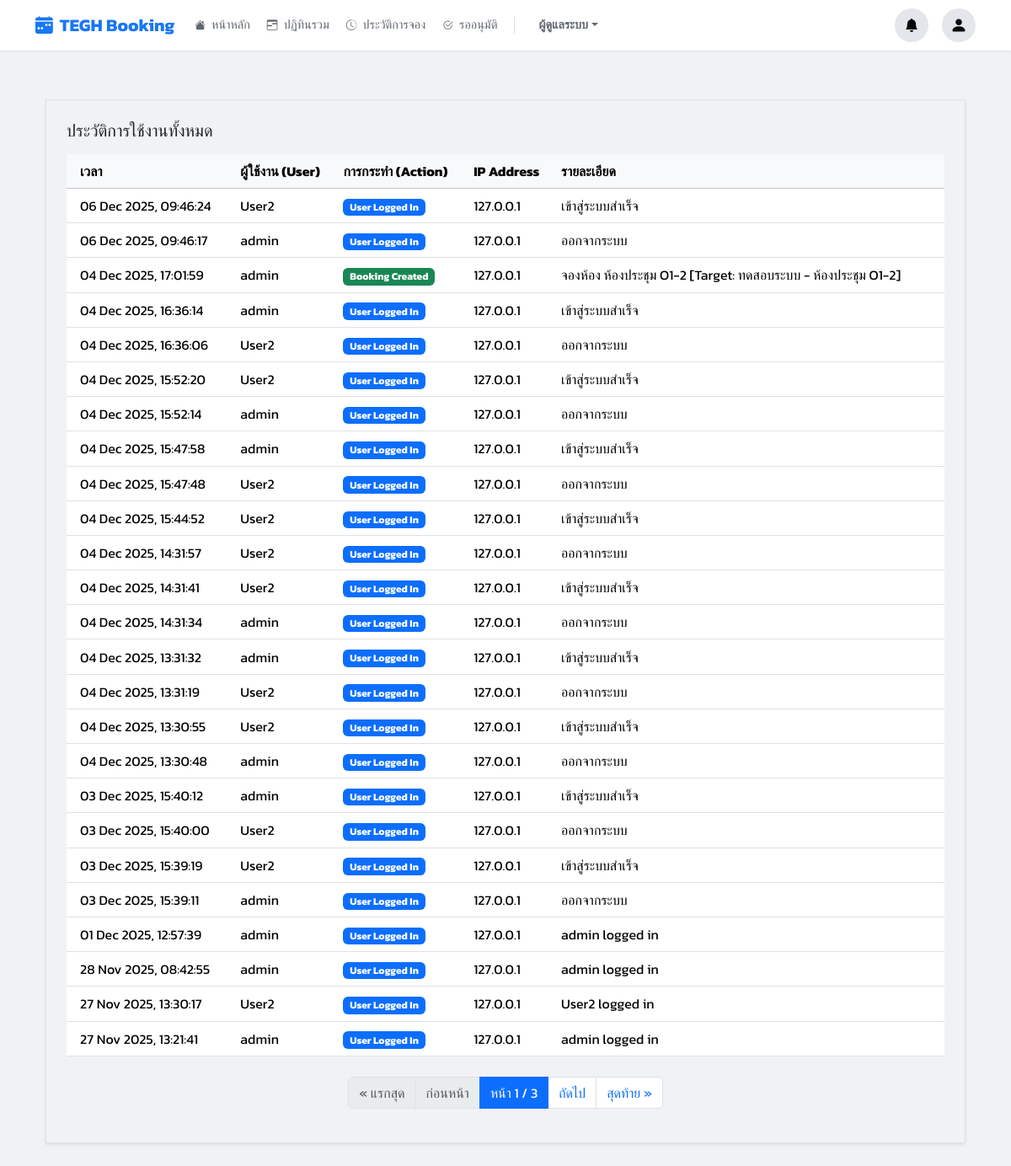
The app's page /audit-log/ (signed in), older data.
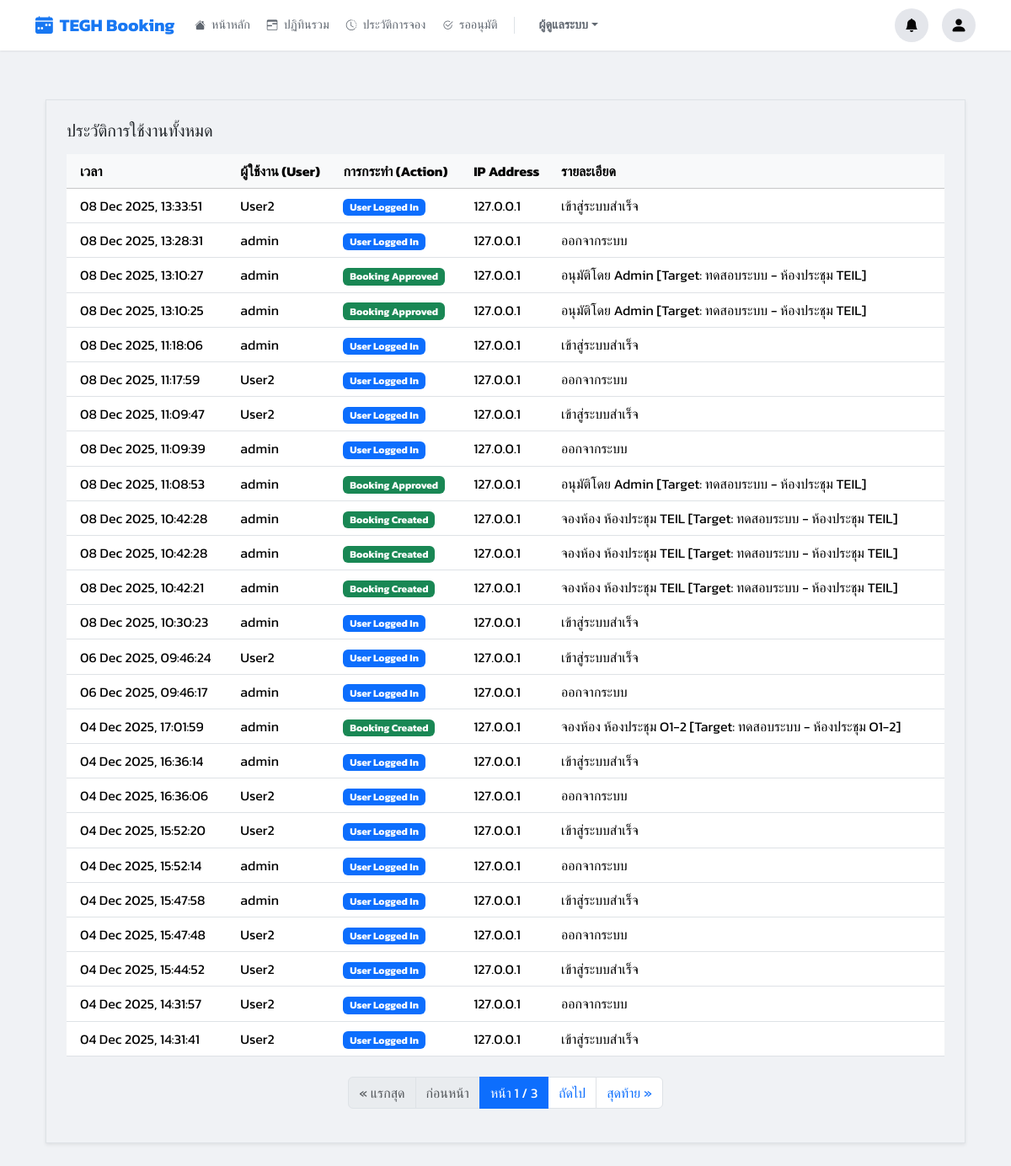
The same page, newer data.
### booking/models.py (models this page shows, shortened)
class AuditLog(models.Model):
    ACTION_CHOICES = [
        ('LOGIN', 'User Logged In'),
        ('BOOKING_CREATED', 'Booking Created'),
        ('BOOKING_EDITED', 'Booking Edited'),
        ('BOOKING_CANCELLED', 'Booking Cancelled'),
        ('BOOKING_APPROVED', 'Booking Approved'),
        ('BOOKING_REJECTED', 'Booking Rejected'),
        ('OUTLOOK_SYNC', 'Outlook Synced'),
    ]
    user = models.ForeignKey(User, on_delete=models.SET_NULL, null=True, blank=True)
    action = models.CharField(max_length=20, choices=ACTION_CHOICES)
    timestamp = models.DateTimeField(auto_now_add=True)
    details = models.TextField(blank=True, null=True)
    ip_address = models.GenericIPAddressField(null=True, blank=True)
    class Meta:
        ordering = ['-timestamp']

### booking/views.py (the view)
# urls.py: path('audit-log/', views.audit_log_view, name='audit_log'),
@login_required
def audit_log_view(request):
    logs = AuditLog.objects.all()
    paginator = Paginator(logs, 25)
    page_obj = paginator.get_page(request.GET.get('page'))
    return render(request, 'pages/audit_log.html', {**get_base_context(request), 'page_obj': page_obj})

### booking/views.py (called while the page is built)
def is_admin(user):
    return user.is_authenticated and (user.is_superuser or user.is_staff or user.groups.filter(name='Admin').exists())

def is_approver_or_admin(user):
    return user.is_authenticated and (user.is_superuser or user.is_staff or user.groups.filter(name__in=['Approver', 'Admin']).exists())

### templates/pages/audit_log.html (shortened to what this page needs)
{% extends 'base.html' %}
{% load static %}
{% block content %}
<div class="container-fluid py-4">
    <div class="content-card shadow-sm border p-3 p-md-4">
        <h5 class="mb-3">ประวัติการใช้งานทั้งหมด</h5>
        <div class="table-responsive">
            <table class="table table-hover mb-0 align-middle">
                <thead class="table-light">
                    <tr>
                        <th scope="col" class="ps-3">เวลา</th>
                        <th scope="col">ผู้ใช้งาน (User)</th>
                        <th scope="col">การกระทำ (Action)</th>
                        <th scope="col">IP Address</th>
                        <th scope="col">รายละเอียด</th>
                    </tr>
                </thead>
                <tbody>
                    {% for log in page_obj %}
                    <tr>
                        <td class="ps-3">{{ log.timestamp|date:"d M Y, H:i:s" }}</td>
                        <td>
                            {% if log.user %}
                                {{ log.user.username }}
                            {% else %}
                                <span class="text-muted small">(N/A)</span>
                            {% endif %}
                        </td>
                        <td>
                            <span class="badge
                                {% if log.action == 'LOGIN' %}bg-primary
                                {% elif log.action == 'BOOKING_CREATED' %}bg-success
                                {% elif log.action == 'BOOKING_EDITED' %}bg-info
                                {% elif log.action == 'BOOKING_APPROVED' %}bg-success
                                {% elif log.action == 'BOOKING_REJECTED' %}bg-warning text-dark
                                {% elif log.action == 'BOOKING_CANCELLED' %}bg-danger
                                {% else %}bg-secondary{% endif %}">
                                {{ log.get_action_display }}
                            </span>
                        </td>
                        <td>{{ log.ip_address|default:"-" }}</td>
                        <td>{{ log.details|default:"-" }}</td>
                    </tr>
                    {% endfor %}
                </tbody>
            </table>
        </div>
        {% if page_obj.has_other_pages %}
            <nav aria-label="Page navigation" class="mt-4">
                <ul class="pagination justify-content-center">
                    {% if page_obj.has_previous %}
                        <li class="page-item"><a class="page-link" href="?page=1">&laquo; แรกสุด</a></li>
                        <li class="page-item"><a class="page-link" href="?page={{ page_obj.previous_page_number }}">ก่อนหน้า</a></li>
                    {% else %}
                        <li class="page-item disabled"><span class="page-link">&laquo; แรกสุด</span></li>
                        <li class="page-item disabled"><span class="page-link">ก่อนหน้า</span></li>
                    {% endif %}
                    <li class="page-item active" aria-current="page">
                        <span class="page-link">หน้า {{ page_obj.number }} / {{ page_obj.paginator.num_pages }}</span>
                    </li>
                    {% if page_obj.has_next %}
                        <li class="page-item"><a class="page-link" href="?page={{ page_obj.next_page_number }}">ถัดไป</a></li>
                        <li class="page-item"><a class="page-link" href="?page={{ page_obj.paginator.num_pages }}">สุดท้าย &raquo;</a></li>
                    {% else %}
                        <li class="page-item disabled"><span class="page-link">ถัดไป</span></li>
                        <li class="page-item disabled"><span class="page-link">สุดท้าย &raquo;</span></li>
                    {% endif %}
                </ul>
            </nav>
        {% endif %}
    </div>
</div>
{% endblock %}

Row changes from the older to the newer data that the page shows:
no longer on this page (row unchanged): AuditLog: timestamp "04 Dec 2025, 14:31:34", user.username "admin", action "User Logged In", ip_address "127.0.0.1", details "ออกจากระบบ"
no longer on this page (row unchanged): AuditLog: timestamp "04 Dec 2025, 13:31:32", user.username "admin", action "User Logged In", ip_address "127.0.0.1", details "เข้าสู่ระบบสำเร็จ"
no longer on this page (row unchanged): AuditLog: timestamp "04 Dec 2025, 13:31:19", user.username "User2", action "User Logged In", ip_address "127.0.0.1", details "ออกจากระบบ"
no longer on this page (row unchanged): AuditLog: timestamp "04 Dec 2025, 13:30:55", user.username "User2", action "User Logged In", ip_address "127.0.0.1", details "เข้าสู่ระบบสำเร็จ"
no longer on this page (row unchanged): AuditLog: timestamp "04 Dec 2025, 13:30:48", user.username "admin", action "User Logged In", ip_address "127.0.0.1", details "ออกจากระบบ"
no longer on this page (row unchanged): AuditLog: timestamp "03 Dec 2025, 15:40:12", user.username "admin", action "User Logged In", ip_address "127.0.0.1", details "เข้าสู่ระบบสำเร็จ"
no longer on this page (row unchanged): AuditLog: timestamp "03 Dec 2025, 15:40:00", user.username "User2", action "User Logged In", ip_address "127.0.0.1", details "ออกจากระบบ"
no longer on this page (row unchanged): AuditLog: timestamp "03 Dec 2025, 15:39:19", user.username "User2", action "User Logged In", ip_address "127.0.0.1", details "เข้าสู่ระบบสำเร็จ"
no longer on this page (row unchanged): AuditLog: timestamp "03 Dec 2025, 15:39:11", user.username "admin", action "User Logged In", ip_address "127.0.0.1", details "ออกจากระบบ"
no longer on this page (row unchanged): AuditLog: timestamp "01 Dec 2025, 12:57:39", user.username "admin", action "User Logged In", ip_address "127.0.0.1", details "admin logged in"
no longer on this page (row unchanged): AuditLog: timestamp "28 Nov 2025, 08:42:55", user.username "admin", action "User Logged In", ip_address "127.0.0.1", details "admin logged in"
no longer on this page (row unchanged): AuditLog: timestamp "27 Nov 2025, 13:30:17", user.username "User2", action "User Logged In", ip_address "127.0.0.1", details "User2 logged in"
no longer on this page (row unchanged): AuditLog: timestamp "27 Nov 2025, 13:21:41", user.username "admin", action "User Logged In", ip_address "127.0.0.1", details "admin logged in"
added AuditLog: timestamp "08 Dec 2025, 13:33:51", user.username "User2", action "User Logged In", ip_address "127.0.0.1", details "เข้าสู่ระบบสำเร็จ"
added AuditLog: timestamp "08 Dec 2025, 13:28:31", user.username "admin", action "User Logged In", ip_address "127.0.0.1", details "ออกจากระบบ"
added AuditLog: timestamp "08 Dec 2025, 13:10:27", user.username "admin", action "Booking Approved", ip_address "127.0.0.1", details "อนุมัติโดย Admin [Target: ทดสอบระบบ - ห้องประชุม TEIL]"
added AuditLog: timestamp "08 Dec 2025, 13:10:25", user.username "admin", action "Booking Approved", ip_address "127.0.0.1", details "อนุมัติโดย Admin [Target: ทดสอบระบบ - ห้องประชุม TEIL]"
added AuditLog: timestamp "08 Dec 2025, 11:18:06", user.username "admin", action "User Logged In", ip_address "127.0.0.1", details "เข้าสู่ระบบสำเร็จ"
added AuditLog: timestamp "08 Dec 2025, 11:17:59", user.username "User2", action "User Logged In", ip_address "127.0.0.1", details "ออกจากระบบ"
added AuditLog: timestamp "08 Dec 2025, 11:09:47", user.username "User2", action "User Logged In", ip_address "127.0.0.1", details "เข้าสู่ระบบสำเร็จ"
added AuditLog: timestamp "08 Dec 2025, 11:09:39", user.username "admin", action "User Logged In", ip_address "127.0.0.1", details "ออกจากระบบ"
added AuditLog: timestamp "08 Dec 2025, 11:08:53", user.username "admin", action "Booking Approved", ip_address "127.0.0.1", details "อนุมัติโดย Admin [Target: ทดสอบระบบ - ห้องประชุม TEIL]"
added AuditLog: timestamp "08 Dec 2025, 10:42:28", user.username "admin", action "Booking Created", ip_address "127.0.0.1", details "จองห้อง ห้องประชุม TEIL [Target: ทดสอบระบบ - ห้องประชุม TEIL]"
added AuditLog: timestamp "08 Dec 2025, 10:42:28", user.username "admin", action "Booking Created", ip_address "127.0.0.1", details "จองห้อง ห้องประชุม TEIL [Target: ทดสอบระบบ - ห้องประชุม TEIL]"
added AuditLog: timestamp "08 Dec 2025, 10:42:21", user.username "admin", action "Booking Created", ip_address "127.0.0.1", details "จองห้อง ห้องประชุม TEIL [Target: ทดสอบระบบ - ห้องประชุม TEIL]"
added AuditLog: timestamp "08 Dec 2025, 10:30:23", user.username "admin", action "User Logged In", ip_address "127.0.0.1", details "เข้าสู่ระบบสำเร็จ"
